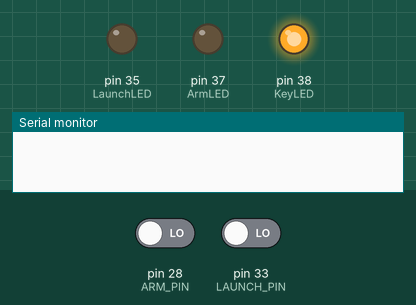
This sketch was run on a simulated Arduino Mega 2560, built for the host (arithmetic inside an expression is 32-bit, double 64-bit). Parts: output pins drawn as LEDs (lit = HIGH), the last lines printed to the serial monitor. The inputs (shaded band) are chosen by the test bench; at power-on: pin 28 (ARM_PIN) LOW, pin 33 (LAUNCH_PIN) LOW.

Above: at 1.2 s.
1.3 s: pin 28 (ARM_PIN) driven HIGH
At 2.3 s:
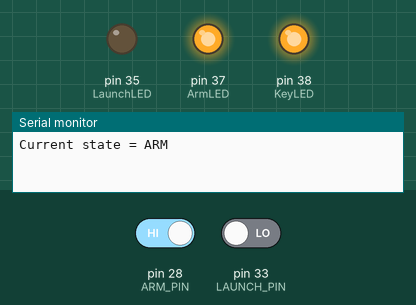
2.8 s: pin 33 (LAUNCH_PIN) driven HIGH
At 3.9 s:
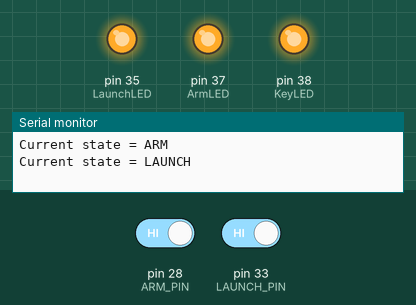
Timing chart, 0 to 5.8 s (numbered marks = the images above; inputs shaded):
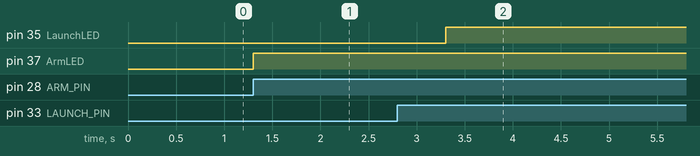

Measured:
- after the input at 1.3 s, pin 37 (ArmLED): LOW → HIGH at once
- after the input at 2.8 s, pin 35 (LaunchLED): LOW → HIGH after 0.50 s

The sketch:

GroundCode.ino
```cpp
/*
Final ground station code for motor test 2023.
Components-
  Teensy 4.1 microcontroller.
  Xbee for communication
  Switches - KEY, ARM, LAUNCH
Designed for ThrustMIT Avionics 2023-24

@file   GroundCode.ino
@brief  Ground Station for Motor Test
@Author Uppaluri Jahnavi
@date   02.11.2023
*/

//pin definitions
const int KeyLED = 38;
const int ArmLED = 37;
const int LaunchLED = 35;
const int KEY_PIN = 29;
const int ARM_PIN = 28;
const int LAUNCH_PIN = 33;

// States present in the FSM.
typedef enum {
  KEY,
  ARM,
  LAUNCH,
} States;

States Current_state = KEY;        //Initial state of the board is KEY.
char message[7];                   //message array that is being transmitted.
byte* mess = (byte*)&message;      //Xbees read and transmit bytes.Hence the address is being typecasted to byte address.

void setup(){
  pinMode(KeyLED, OUTPUT);
  pinMode(ArmLED, OUTPUT);
  pinMode(LaunchLED, OUTPUT);
  pinMode(KEY_PIN, INPUT_PULLDOWN); //Configured input pulldown to ensure no floating value.
  pinMode(ARM_PIN, INPUT_PULLDOWN);
  pinMode(LAUNCH_PIN, INPUT_PULLDOWN);

  Serial.begin(9600);
  Serial1.begin(9600);              //Xbee serial communication using Serial1.
}

void loop(){
  switch (Current_state) {
    case KEY:
      digitalWrite(KeyLED,HIGH);  //Initial state KEY hence KeyLED it will remain HIGH.
      if (digitalRead(ARM_PIN) == HIGH) {
        digitalWrite(ArmLED,HIGH);
        Current_state = ARM;      //If ARM pin has been switched ON then Current_State changes to ARM.
        strcpy(message, "ARMON");
        Serial.println("Current state = ARM");
        Serial1.write(mess, sizeof(message));  //If not working try message.
        delay(1000);              //Delays are necessary when transmitting to avoid debouncing issues when reading toggle pin state.
      }
      break;

    case ARM:
      if (digitalRead(LAUNCH_PIN) == HIGH) {
        digitalWrite(LaunchLED,HIGH);
        Current_state = LAUNCH;    //If LAUNCH pin has been switched ON then Current_State changes to LAUNCH.
        strcpy(message, "LAUNCH");
        Serial.println("Current state = LAUNCH");
        Serial1.write(mess, sizeof(message));
      }

      if (digitalRead(ARM_PIN) == LOW) {
        digitalWrite(ArmLED,LOW);
        Current_state = KEY;       //If ARM pin has been switched OFF then Current_State changes back to KEY.
        strcpy(message, "ARMOFF");
        Serial.println("Current state = KEY");
        Serial1.write(mess, sizeof(message));
      }
      delay(1000);                //Delays are necessary when transmitting to avoid debouncing issues when reading toggle pin state.
      break;

    case LAUNCH:
      break;

    default:
      break;
  }
}
```
